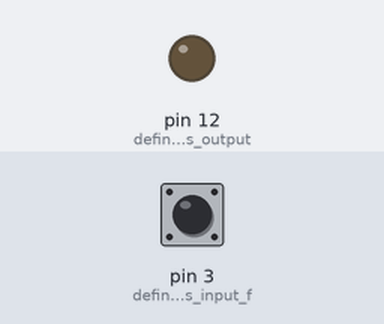
The sketch below on a simulated Arduino Uno, built with avr-gcc and run on an emulated ATmega328P. Parts: output pins drawn as LEDs (lit = HIGH). The test bench sets the inputs (shaded band); at power-on: pin 3 (define_pin_two_as_input_f) HIGH.

Above: at 1.2 s.
1.3 s: pin 3 (define_pin_two_as_input_f) pulled LOW for 0.15 s
At 1.37 s:
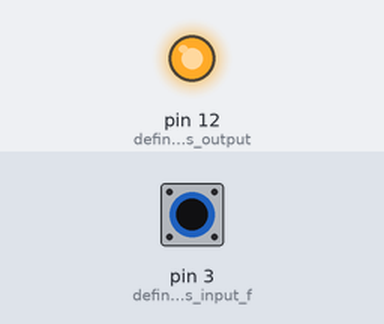
2.9 s: pin 3 (define_pin_two_as_input_f) pulled LOW for 3.2 s
At 7.2 s:
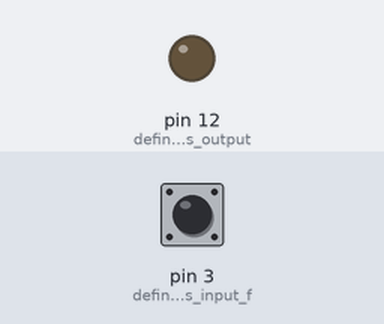
Timing chart, 0 to 8.7 s (numbered marks = the images above; inputs shaded):
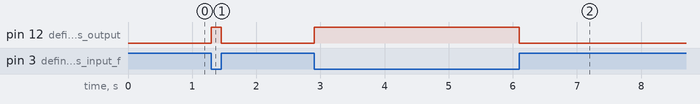

Measured:
- after the input at 1.3 s, pin 12 (defind_pin_10_as_output): LOW → HIGH at once, → LOW 0.15 s later
- after the input at 2.9 s, pin 12 (defind_pin_10_as_output): LOW → HIGH at once, → LOW 3.2 s later

The sketch:

push-button-led.ino
```cpp
void setup() {

  pinMode(3, INPUT_PULLUP);// define pin two as input for push button
  pinMode(12, OUTPUT);// defind pin 10 as output
}

void loop() {

  int pusshed = digitalRead(3);// read pin 2 and put the result in the "pusshed" variable
  if(pusshed == LOW){
    digitalWrite(12, HIGH);// if pusheed is equal LOW, turn the pin 10 HIGH (give it 5v)
  }else{
    digitalWrite(12, LOW);// else set pin 10 to low or zero volt
  }
}
```
